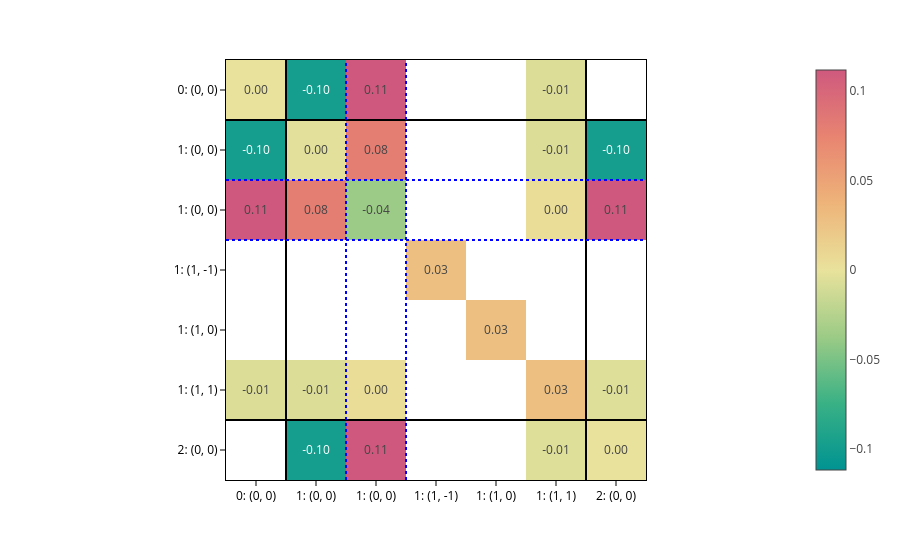
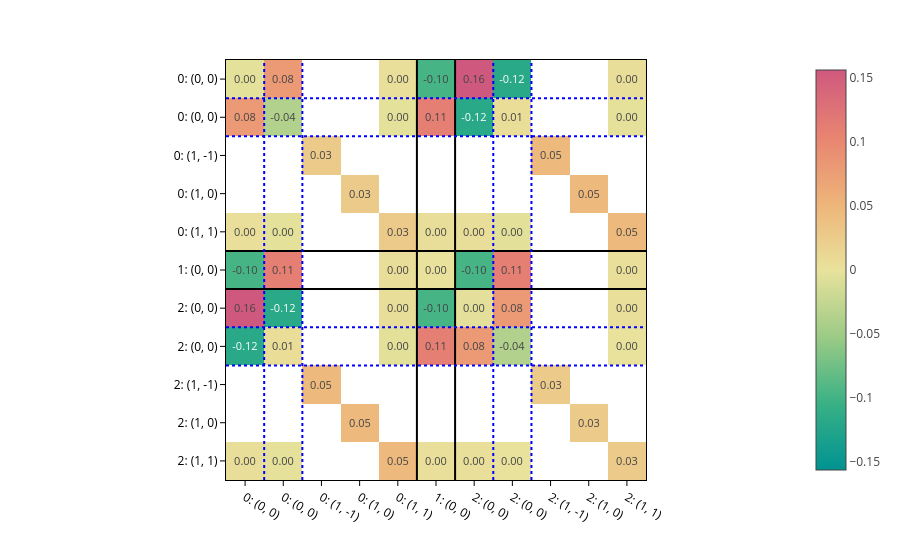

Notebook cell for these charts, in order:
### Markdown cell above
And plot the obtained matrices:

### Code cell
matrices = processor.matrix_from_data(
    data,
    predictions={"node_labels": node_labels, "edge_labels": edge_labels},
)

for config, matrix in zip(configs, matrices):
    plot_basis_matrix(
        matrix,
        config,
        point_lines={"color": "black"},
        basis_lines={"color": "blue"},
        colorscale="temps",
        text=".2f",
        basis_labels=True,
    ).show()

### Figure 1 — Plotly figure (JSON) as saved in the notebook; plotly's stock layout.template omitted (floating-point values rounded to 4 significant figures)
{"data": [{"coloraxis": "coloraxis", "hovertemplate": "x: %{x}<br>y: %{y}<br>color: %{z}<extra></extra>", "name": "0", "texttemplate": "%{z:.2f}", "type": "heatmap", "xaxis": "x", "yaxis": "y", "z": [[0.000382, -0.09796, 0.1116, null, null, -0.006407, null], [-0.09796, -0.003359, 0.07964, null, null, -0.006316, -0.09777], [0.1116, 0.07964, -0.03775, null, null, 0.003958, 0.1115], [null, null, null, 0.02737, null, null, null], [null, null, null, null, 0.02737, null, null], [-0.006407, -0.006316, 0.003958, null, null, 0.02742, -0.005429], [null, -0.09777, 0.1115, null, null, -0.005429, 0.0003691]]}], "layout": {"coloraxis": {"cmid": 0, "colorscale": [[0, "rgb(0, 147, 146)"], [0.1667, "rgb(57, 177, 133)"], [0.3333, "rgb(156, 203, 134)"], [0.5, "rgb(233, 226, 156)"], [0.6667, "rgb(238, 180, 121)"], [0.8333, "rgb(232, 132, 113)"], [1, "rgb(207, 89, 126)"]]}, "margin": {"t": 60}, "shapes": [{"line": {"color": "black"}, "type": "line", "x0": 0, "x1": 1, "xref": "x domain", "y0": 0.5, "y1": 0.5, "yref": "y"}, {"line": {"color": "black"}, "type": "line", "x0": 0.5, "x1": 0.5, "xref": "x", "y0": 0, "y1": 1, "yref": "y domain"}, {"line": {"color": "black"}, "type": "line", "x0": 0, "x1": 1, "xref": "x domain", "y0": 5.5, "y1": 5.5, "yref": "y"}, {"line": {"color": "black"}, "type": "line", "x0": 5.5, "x1": 5.5, "xref": "x", "y0": 0, "y1": 1, "yref": "y domain"}, {"line": {"color": "blue", "dash": "dot"}, "type": "line", "x0": 0, "x1": 1, "xref": "x domain", "y0": 1.5, "y1": 1.5, "yref": "y"}, {"line": {"color": "blue", "dash": "dot"}, "type": "line", "x0": 1.5, "x1": 1.5, "xref": "x", "y0": 0, "y1": 1, "yref": "y domain"}, {"line": {"color": "blue", "dash": "dot"}, "type": "line", "x0": 0, "x1": 1, "xref": "x domain", "y0": 2.5, "y1": 2.5, "yref": "y"}, {"line": {"color": "blue", "dash": "dot"}, "type": "line", "x0": 2.5, "x1": 2.5, "xref": "x", "y0": 0, "y1": 1, "yref": "y domain"}], "xaxis": {"anchor": "y", "constrain": "domain", "domain": [0, 1], "scaleanchor": "y", "ticktext": ["0: (0, 0)", "1: (0, 0)", "1: (0, 0)", "1: (1, -1)", "1: (1, 0)", "1: (1, 1)", "2: (0, 0)"], "tickvals": [0, 1, 2, 3, 4, 5, 6]}, "yaxis": {"anchor": "x", "autorange": "reversed", "constrain": "domain", "domain": [0, 1], "ticktext": ["0: (0, 0)", "1: (0, 0)", "1: (0, 0)", "1: (1, -1)", "1: (1, 0)", "1: (1, 1)", "2: (0, 0)"], "tickvals": [0, 1, 2, 3, 4, 5, 6]}}}

### Figure 2 — Plotly figure (JSON) as saved in the notebook; plotly's stock layout.template omitted (floating-point values rounded to 4 significant figures)
{"data": [{"coloraxis": "coloraxis", "hovertemplate": "x: %{x}<br>y: %{y}<br>color: %{z}<extra></extra>", "name": "0", "texttemplate": "%{z:.2f}", "type": "heatmap", "xaxis": "x", "yaxis": "y", "z": [[-0.003354, 0.0798, null, null, 0.002939, -0.09745, 0.1563, -0.1183, null, null, 0.004311], [0.0798, -0.03789, null, null, -0.003396, 0.1111, -0.1183, 0.005241, null, null, -0.003032], [null, null, 0.0275, null, null, null, null, null, 0.04622, null, null], [null, null, null, 0.0275, null, null, null, null, null, 0.04622, null], [0.002939, -0.003396, null, null, 0.02742, 0.004712, 0.004035, -0.004224, null, null, 0.04628], [-0.09745, 0.1111, null, null, 0.004712, 0.0003094, -0.09738, 0.111, null, null, 0.003158], [0.1563, -0.1183, null, null, 0.004035, -0.09738, -0.003437, 0.07976, null, null, 0.003395], [-0.1183, 0.005241, null, null, -0.004224, 0.111, 0.07976, -0.03789, null, null, -0.0005483], [null, null, 0.04622, null, null, null, null, null, 0.02738, null, null], [null, null, null, 0.04622, null, null, null, null, null, 0.02738, null], [0.004311, -0.003032, null, null, 0.04628, 0.003158, 0.003395, -0.0005483, null, null, 0.02752]]}], "layout": {"coloraxis": {"cmid": 0, "colorscale": [[0, "rgb(0, 147, 146)"], [0.1667, "rgb(57, 177, 133)"], [0.3333, "rgb(156, 203, 134)"], [0.5, "rgb(233, 226, 156)"], [0.6667, "rgb(238, 180, 121)"], [0.8333, "rgb(232, 132, 113)"], [1, "rgb(207, 89, 126)"]]}, "margin": {"t": 60}, "shapes": [{"line": {"color": "black"}, "type": "line", "x0": 0, "x1": 1, "xref": "x domain", "y0": 4.5, "y1": 4.5, "yref": "y"}, {"line": {"color": "black"}, "type": "line", "x0": 4.5, "x1": 4.5, "xref": "x", "y0": 0, "y1": 1, "yref": "y domain"}, {"line": {"color": "black"}, "type": "line", "x0": 0, "x1": 1, "xref": "x domain", "y0": 5.5, "y1": 5.5, "yref": "y"}, {"line": {"color": "black"}, "type": "line", "x0": 5.5, "x1": 5.5, "xref": "x", "y0": 0, "y1": 1, "yref": "y domain"}, {"line": {"color": "blue", "dash": "dot"}, "type": "line", "x0": 0, "x1": 1, "xref": "x domain", "y0": 0.5, "y1": 0.5, "yref": "y"}, {"line": {"color": "blue", "dash": "dot"}, "type": "line", "x0": 0.5, "x1": 0.5, "xref": "x", "y0": 0, "y1": 1, "yref": "y domain"}, {"line": {"color": "blue", "dash": "dot"}, "type": "line", "x0": 0, "x1": 1, "xref": "x domain", "y0": 1.5, "y1": 1.5, "yref": "y"}, {"line": {"color": "blue", "dash": "dot"}, "type": "line", "x0": 1.5, "x1": 1.5, "xref": "x", "y0": 0, "y1": 1, "yref": "y domain"}, {"line": {"color": "blue", "dash": "dot"}, "type": "line", "x0": 0, "x1": 1, "xref": "x domain", "y0": 6.5, "y1": 6.5, "yref": "y"}, {"line": {"color": "blue", "dash": "dot"}, "type": "line", "x0": 6.5, "x1": 6.5, "xref": "x", "y0": 0, "y1": 1, "yref": "y domain"}, {"line": {"color": "blue", "dash": "dot"}, "type": "line", "x0": 0, "x1": 1, "xref": "x domain", "y0": 7.5, "y1": 7.5, "yref": "y"}, {"line": {"color": "blue", "dash": "dot"}, "type": "line", "x0": 7.5, "x1": 7.5, "xref": "x", "y0": 0, "y1": 1, "yref": "y domain"}], "xaxis": {"anchor": "y", "constrain": "domain", "domain": [0, 1], "scaleanchor": "y", "ticktext": ["0: (0, 0)", "0: (0, 0)", "0: (1, -1)", "0: (1, 0)", "0: (1, 1)", "1: (0, 0)", "2: (0, 0)", "2: (0, 0)", "2: (1, -1)", "2: (1, 0)", "2: (1, 1)"], "tickvals": [0, 1, 2, 3, 4, 5, 6, 7, 8, 9, 10]}, "yaxis": {"anchor": "x", "autorange": "reversed", "constrain": "domain", "domain": [0, 1], "ticktext": ["0: (0, 0)", "0: (0, 0)", "0: (1, -1)", "0: (1, 0)", "0: (1, 1)", "1: (0, 0)", "2: (0, 0)", "2: (0, 0)", "2: (1, -1)", "2: (1, 0)", "2: (1, 1)"], "tickvals": [0, 1, 2, 3, 4, 5, 6, 7, 8, 9, 10]}}}
